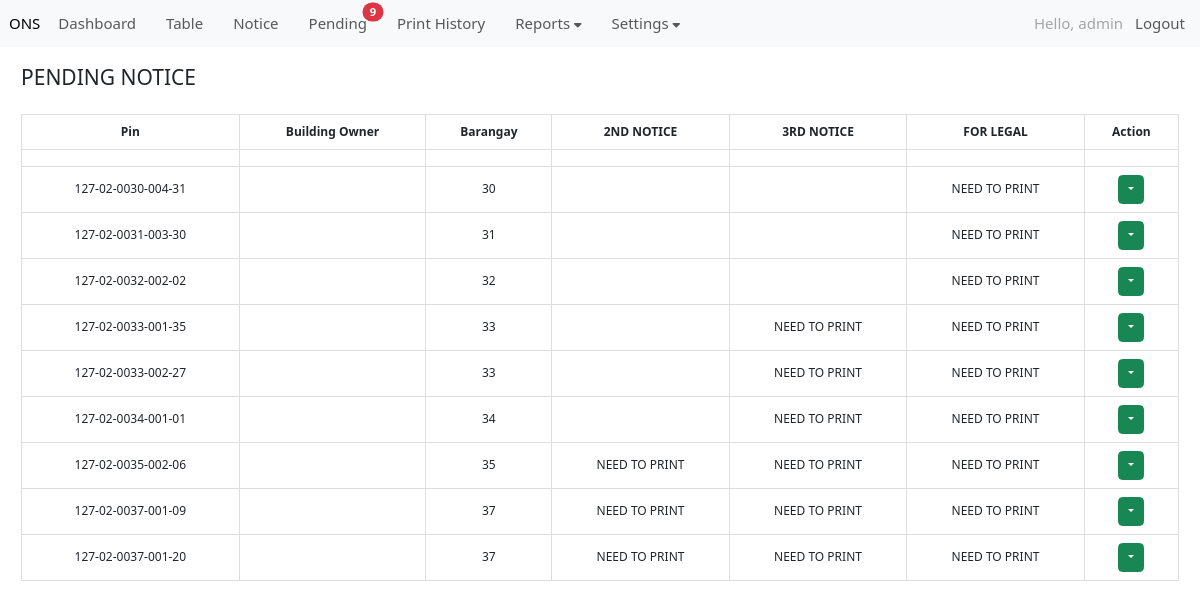
Page /pending_notice (signed in) on the committed database.
### ONS/models.py (models this page shows, shortened)
class building_record(models.Model):
    BRGY_CHOICES = (
        ('1','1 (HEN. M. ALVAREZ)'),
        ('2','2 (C. TIRONA)'),
        ('3','3 (HEN. E. AGUINALDO)'),
        ('4','4 (HEN. M. TRIAS)'),
        ('5','5 (HEN. E. EVANGELISTA)'),
        ('6','6 (DIEGO SILANG)'),
        ('7','7 (KAPITAN KONG)'),
        ('8','8 (MANUEL S. ROJAS)'),
        ('9','9 (KANAWAY)'),
        ('10','10 (KINGFISHER)'),
        ('10A','10-A (KINGFISHER-A)'),
        ('10B','10-B (KINGFISHER-B)'),
        ('11','11 (LAWIN)'),
        ('12','12 (LOVE BIRD)'),
        ('13','13 (AGUILA)'),
        ('14','14 (LORO)'),
        ('15','15 (KILYAWAN)'),
        ('16','16 (MARTINES)'),
        ('17','17 (KALAPATI)'),
        ('18','18 (MAYA)'),
        ('19','19 (GEMINI)'),
        ('20','20 (VIRGO)'),
        ('21','21 (SCORPIO)'),
        ('22','22 (LEO)'),
        ('22A','22-A (LEO A)'),
        ('23','23 (AQUARIUS)'),
        ('24','24 (LIBRA)'),
        ('25','25 (CAPRICORN)'),
        ('26','26 (CANCER)'),
        ('27','27 (SAGITARIUS)'),
        ('28','28 (TAURUS)'),
        ('29','29 (LAO-LAO)'),
        ('29A','29-A (LAO-LAO A)'),
        ('30','30 (BID-BID)'),
        ('31','31 (MAYA-MAYA)'),
        ('32','32 (SALAY-SALAY)'),
        ('33','33 (BUWAN-BUWAN)'),
        ('34','34 (LAPU-LAPU)'),
        ('35','35 (HASA-HASA)'),
        ('36','36 (SAP-SAP)'),
        ('36A','36-A (SAP-SAP A)'),
        ('37','37 (CADENA DE AMOR)'),
        ('37A','37-A (CADENA DE AMOR A)'),
        ('38','38 (SAMPAGUITA)'),
        ('38A','38-A (SAMPAGUITA A)'),
        ('39','39 (JASMIN)'),
        ('40','40 (GUMAMELA)'),
        ('41','41 (ROSAL)'),
        ('42','42 (PINAGBUKLOD)'),
        ('42A','42-A (PINAGBUKLOD A)'),
        ('42B','42-B (PINAGBUKLOD B)'),
        ('42C','42-C (PINAGBUKLOD C)'),
        ('43','43 (PINAGPALA)'),
        ('44','44 (MALIGAYA)'),
        ('45','45 (KAUNLARAN)'),
        ('45A','45-A (KAUNLARAN A)'),
        ('46','46 (SINAGTALA)'),
        ('47','47 (PAGKAKAISA)'),
        ('47A','47-A (PAGKAKAISA A)'),
        ('47B','47-B (PAGKAKAISA B)'),
        ('48','48 (NARRA)'),
        ('48A','48-A (NARRA A)'),
        ('49','49 (AKASYA)'),
        ('49A','49-A (AKASYA A)'),
        ('50','50 (KABALYERO)'),
        ('51','51 (KAMAGONG)'),
        ('52','52 (IPIL)'),
        ('53','53 (YAKAL)'),
        ('53A','53-A (YAKAL A)'),
        ('53B','53-B (YAKAL B)'),
        ('54','54 (PECHAY)'),
        ('54A','54-A (PECHAY A)'),
        ('55','55 (AMPALAYA)'),
        ('56','56 (LABANOS)'),
        ('57','57 (REPOLYO)'),
        ('58','58 (PATOLA)'),
        ('58A','58-A (PATOLA A)'),
        ('59','59 (SITAW)'),
        ('60','60 (LETSUGAS)'),
        ('61','61 (TALONG)'),
        ('61A','61-A (TALONG A)'),
        ('062','62 (KANGKONG)'),
        ('62A','62-A (KANGKONG A)'),
        ('62B','62-B (KANGKONG B)')
    )
    DISTRICT = (
        ('1', '(1) DALAHICAN/STA. CRUZ'), # first element in tuple will be saved in database, 2nd is in form for user to view
        ('2', '(2) CARIDAD'),
        ('3', '(3) SAN ANTONIO'),
        ('4', '(4) SAN ROQUE')
    )
    STATUS = (
        ('COMPLIED', 'COMPLIED'), # first element in tuple will be saved in database, 2nd is in form for user to view
        ('LOT OWNER CONSENT', 'LOT OWNER CONSENT'),
        ('NONCOMPLIANT', 'NONCOMPLIANT'),
        ('PROCESSING', 'PROCESSING'),
        ('REASSESSMENT', 'REASSESSMENT')
    )
    created_at = models.DateTimeField(auto_now_add=True, null=True)
    created_by = models.ForeignKey(User, on_delete=models.CASCADE, related_name='building_records', null=True, blank=True)
    cavite_pin = models.CharField(max_length=3, blank=False, null=False, default=127)
    district_pin = models.CharField(max_length=2, choices=DISTRICT)
    brgy_pin = models.CharField(max_length=4, choices=BRGY_CHOICES)
    section_pin = models.CharField(max_length=3, blank=False, null=False)
    lot_pin = models.CharField(max_length=2, blank=False, null=False)
    building_pin = models.CharField(max_length=4, blank=True, null=True)
    pin_number = models.CharField(max_length=23, blank=True, null=True)
    lot_owner = models.CharField(max_length=350, blank=True, null=True)
    building_owner = models.CharField(max_length=350, blank=True, null=True)
    address = models.CharField(max_length=150, blank=True, null=True)
    contact_number = models.CharField(max_length=11, blank=True, null=True)
    occupancy_permit = models.CharField(max_length=25, blank=True, null=True)
    electrical_permit = models.CharField(max_length=25, blank=True, null=True)
    first_notice_date = models.DateField(null=True, blank=True)
    status = models.CharField(max_length=50, blank=True, choices=STATUS)
    comment =   models.CharField(max_length=50, blank=True, null=True)
    second_notice_date = models.DateField(null=True, blank=True)
    second_status = models.CharField(null=True,max_length=50, blank=True, choices=STATUS)
    second_comment =   models.CharField(max_length=50, blank=True, null=True)
    third_notice_date = models.DateField(null=True, blank=True)
    third_status = models.CharField(null=True,max_length=50, blank=True, choices=STATUS)
    third_comment =   models.CharField(max_length=50, blank=True, null=True)
    for_legal_notice_date = models.DateField(null=True, blank=True)
    for_legal_status = models.CharField(null=True,max_length=50, blank=True, choices=STATUS)
    for_legal_comment =   models.CharField(max_length=50, blank=True, null=True)
    final_status = models.CharField(max_length=23, blank=True, null=True)
    first_notice_print_history = models.CharField(max_length=50, blank=True, null=True)
    second_notice_print_history = models.CharField(max_length=50, blank=True, null=True)
    second_notice_print_date = models.DateField(null=True, blank=True)
    third_notice_print_history = models.CharField(max_length=50, blank=True, null=True)
    third_notice_print_date = models.DateField(null=True, blank=True)
    for_legal_notice_print_history = models.CharField(max_length=50, blank=True, null=True)
    for_legal_notice_print_date = models.DateField(null=True, blank=True)
    date_complied =  models.DateField(null=True, blank=True)
    date_final_status = models.DateField(null=True, blank=True)
    history = HistoricalRecords()

### ONS/views.py (the view, shortened to what this page needs)
# urls.py: path('pending_notice', views.pending_notice, name='pending_notice'),
def pending_notice(request):
    if not request.user.is_authenticated:
        messages.warning(request, "You must be Logged In to view the page!")
        return redirect('login_page')
    today = timezone.localtime(timezone.now()).date()
    compare_date = datetime.strptime("3/25/2025", "%m/%d/%Y").date()
    pending_pin_number = request.session.get('pin_number', [])
    pending_notice_id = building_record.objects.filter(pin_number=pending_pin_number)
    pending_notice = building_record.objects.filter(
        (Q(second_notice_date__gte=compare_date) & Q(second_notice_date__lt=today) & Q(second_status="NONCOMPLIANT") & Q(second_notice_print_history="")) |
        (Q(third_notice_date__gte=compare_date) & Q(third_notice_date__lt=today) & Q(third_status="NONCOMPLIANT") & Q(third_notice_print_history="")) |
        (Q(for_legal_notice_date__gte=compare_date) & Q(for_legal_notice_date__lt=today) & Q(for_legal_status="NONCOMPLIANT") & Q(for_legal_notice_print_history=""))
    )
    no_of_pending_notice = 0
    if pending_notice.exists():
        for pending_notices in pending_notice:
            no_of_pending_notice += 1
    else:
        print('No Pending Notices')
    context = {
        'pending_notice': pending_notice,
        'today': today,
        'no_of_pending_notice': no_of_pending_notice,
        'compare_date': compare_date,
    }
    return render(request, 'pending_notice.html', context)

### ONS/context_processors.py (called while the page is built)
def global_no_of_notice(request):
    if request.user.is_authenticated:
        today = timezone.localtime(timezone.now()).date()
        no_of_notice = building_record.objects.filter(
            (Q(second_status="NONCOMPLIANT") & Q(second_notice_date=today) & Q(second_notice_print_history="")) |
            (Q(third_status="NONCOMPLIANT") & Q(third_notice_date=today) & Q(third_notice_print_history="")) |
            (Q(for_legal_status="NONCOMPLIANT") & Q(for_legal_notice_date=today) & Q(for_legal_notice_print_history=""))
        ).count()
    else:
        no_of_notice = 0
    return {'no_of_notice': no_of_notice}

def global_no_of_pending_notice(request):
    if request.user.is_authenticated:
        today = timezone.localtime(timezone.now()).date()
        compare_date = datetime.strptime("3/25/2025", "%m/%d/%Y").date()
        no_of_pending_notice = building_record.objects.filter(
        (Q(second_notice_date__gte=compare_date) & Q(second_notice_date__lt=today) & Q(second_status="NONCOMPLIANT") & Q(second_notice_print_history="")) |
        (Q(third_notice_date__gte=compare_date) & Q(third_notice_date__lt=today) & Q(third_status="NONCOMPLIANT") & Q(third_notice_print_history="")) |
        (Q(for_legal_notice_date__gte=compare_date) & Q(for_legal_notice_date__lt=today) & Q(for_legal_status="NONCOMPLIANT") & Q(for_legal_notice_print_history=""))
        ).count()
    else:
        no_of_pending_notice = 0
    return {'no_of_pending_notice': no_of_pending_notice}

### ONS/templates/pending_notice.html (shortened to what this page needs)
{% extends 'base.html' %}
{% load static %}
{% block content %}
<link href="https://cdn.jsdelivr.net/npm/bootstrap@5.3.3/dist/css/bootstrap.min.css" rel="stylesheet">
<link href="https://cdn.datatables.net/2.1.8/css/dataTables.dataTables.css" rel="stylesheet">
{% if user.is_authenticated %}
<h3>
    PENDING NOTICE
</h3>
<br>
<table id="example" class="display table-bordered" style="width:100%">
    <thead>
        <tr>
            <th style="text-align: center;">Pin</th>
            <th style="text-align: center;">Building Owner</th>
            <th style="text-align: center;">Barangay</th>
            <th style="text-align: center;">2ND NOTICE</th>
            <th style="text-align: center;">3RD NOTICE</th>
            <th style="text-align: center;">FOR LEGAL</th>
            <th style="text-align: center;">Action</th>
        </tr>
    </thead>
    <tfoot>
        <tr>
            <th></th>
            <th></th>
            <th></th>
            <th></th>
            <th></th>
            <th></th>
            <th></th>
        </tr>
    </tfoot>
    <tbody>
    {% for notices in pending_notice %}
        <tr>
            <td style="text-align: left; text-align: center;">{{ notices.pin_number }}</td>
            <td style="text-align: left;">{{ notices.building_owner }}</td>
            <td style="text-align: left; text-align: center;">{{ notices.brgy_pin }}</td>
            <td style="text-align: center;">
                {% if notices.second_notice_date >= compare_date and notices.second_notice_date < today and notices.second_notice_print_history == "" %}
                    NEED TO PRINT
                {% endif %}
            </td>
            <td style="text-align: center;">
                {% if notices.third_notice_date >= compare_date and notices.third_notice_date < today and notices.third_notice_print_history == "" %}
                NEED TO PRINT
                {% endif %}
            </td>
            <td style="text-align: center;">
                {% if notices.for_legal_notice_date >= compare_date and notices.for_legal_notice_date < today and notices.for_legal_notice_print_history == "" %}
                NEED TO PRINT
                {% endif %}
            </td>
            <td style="text-align: center;">
                <div class="dropdown">
                    <button class="btn btn-success dropdown-toggle" type="button" data-bs-toggle="dropdown" aria-expanded="false"></button>
                </div>
            </td>
        </tr>
    {% endfor %}
    </tbody>
</table>
{% endif %}
{% endblock %}

### ONS/templates/navbar.html (shortened to what this page needs)
<link rel="stylesheet" href="https://cdn.jsdelivr.net/npm/bootstrap-icons@1.5.0/font/bootstrap-icons.css">
<link rel="stylesheet" href="https://cdnjs.cloudflare.com/ajax/libs/font-awesome/6.0.0-beta3/css/all.min.css">
<nav class="navbar navbar-expand-lg bg-body-tertiary">
    <div class="container-fluid">
        <a class="navbar-brand" href="{% url 'home' %}">ONS</a>
        <ul class="navbar-nav me-auto mb-2 mb-lg-0">
            <li class="nav-item me-4">
                <a class="nav-link" aria-current="page" href="{% url 'dashboard' %}">Dashboard</a>
            </li>
            <li class="nav-item me-4">
                <a class="nav-link" aria-current="page" href="{% url 'home' %}">Table</a>
            </li>
            <li class="nav-item me-4">
                <a class="nav-link position-relative" aria-current="page" href="{% url 'notice' %}">
                    Notice
                </a>
            </li>
            <li class="nav-item me-4">
                <a class="nav-link position-relative" aria-current="page" href="{% url 'pending_notice' %}">
                    Pending
                    {% if no_of_pending_notice > 0 %}
                    <span class="position-absolute top-1 start-100 translate-middle badge rounded-pill bg-danger">
                        {{ no_of_pending_notice }}
                    </span>
                    {% endif %}
                </a>
            </li>
            <li class="nav-item me-4">
                <a class="nav-link" aria-current="page" href="{% url 'print_history' %}">Print History</a>
            </li>
            <li class="nav-item dropdown me-4">
                <a class="nav-link dropdown-toggle" href="#" id="settingsDropdown" role="button" data-bs-toggle="dropdown" aria-expanded="false">
                    Reports <i class="fas fa-caret-down"></i></a>
            </li>
            <li class="nav-item dropdown me-4">
                <a class="nav-link dropdown-toggle" href="#" id="settingsDropdown" role="button" data-bs-toggle="dropdown" aria-expanded="false">
                    Settings <i class="fas fa-caret-down"></i>
                </a>
            </li>
        </ul>
        <ul class="navbar-nav ms-auto mb-2 mb-lg-0">
            <li class="nav-item">
                <a class="nav-link" style="color: rgb(130, 129, 129); opacity: 0.7;">Hello, {{ user.username }}</a>
            </li>
            {% if user.is_authenticated %}
                <li class="nav-item">
                    <a class="nav-link" href="{% url 'logout' %}">Logout</a>
                </li>
            {% else %}
                <li class="nav-item">
                    <a class="nav-link" href="#">Login</a>
                </li>
            {% endif %}
        </ul>
    </div>
</nav>

### ONS/templates/navbar.html (style rules this page uses)
.nav-item { font-size: 15px; }
.nav-link { position: relative; text-decoration: none; color: inherit; }
.nav-link::after { content: ''; position: absolute; left: 0; right: 0; bottom: 0; height: 2px; background-color: currentColor; transform: scaleX(0); transition: transform 0.3s ease; }

### ONS/templates/pending_notice.html (style rules this page uses)
* { font-family: 'Segoe UI', Tahoma, sans-serif; font-size: 12px; }
#example { width: 100%; border-collapse: collapse; }
#example thead th, #example tfoot th { position: sticky; top: 0; background-color: white; z-index: 10; }
#example tfoot th { bottom: 0; z-index: 10; }
#example th, #example td { padding: 8px; text-align: left; border: 1px solid #ddd; }
tfoot { display: table-header-group; text-align: left; }
td { text-align: left; }

### rows in the picture
building_record: pin_number "127-02-0030-004-31", brgy_pin "30", for_legal_notice_date "NEED TO PRINT"
building_record: pin_number "127-02-0031-003-30", brgy_pin "31", for_legal_notice_date "NEED TO PRINT"
building_record: pin_number "127-02-0032-002-02", brgy_pin "32", for_legal_notice_date "NEED TO PRINT"
building_record: pin_number "127-02-0033-001-35", brgy_pin "33", third_notice_date "NEED TO PRINT", for_legal_notice_date "NEED TO PRINT"
building_record: pin_number "127-02-0033-002-27", brgy_pin "33", third_notice_date "NEED TO PRINT", for_legal_notice_date "NEED TO PRINT"
building_record: pin_number "127-02-0034-001-01", brgy_pin "34", third_notice_date "NEED TO PRINT", for_legal_notice_date "NEED TO PRINT"
building_record: pin_number "127-02-0035-002-06", brgy_pin "35", second_notice_date "NEED TO PRINT", third_notice_date "NEED TO PRINT", for_legal_notice_date "NEED TO PRINT"
building_record: pin_number "127-02-0037-001-09", brgy_pin "37", second_notice_date "NEED TO PRINT", third_notice_date "NEED TO PRINT", for_legal_notice_date "NEED TO PRINT"
building_record: pin_number "127-02-0037-001-20", brgy_pin "37", second_notice_date "NEED TO PRINT", third_notice_date "NEED TO PRINT", for_legal_notice_date "NEED TO PRINT"

### other values in the picture
{{ no_of_pending_notice }} "9"
{{ user.username }} "admin"
